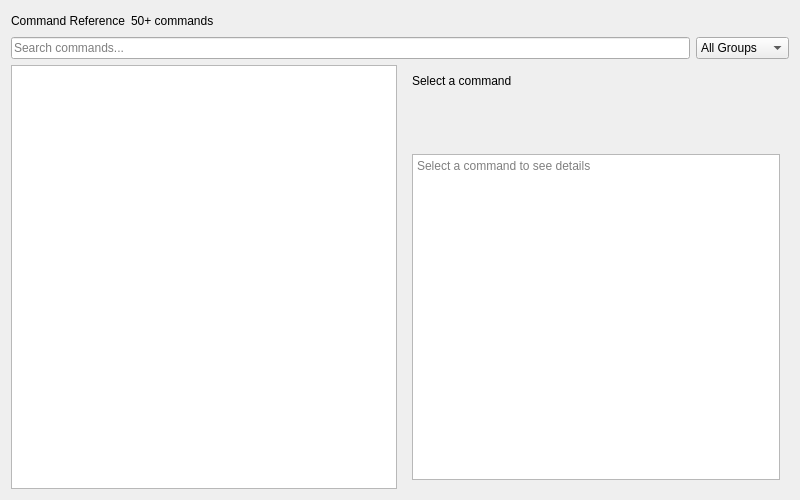
<?xml version="1.0" encoding="UTF-8"?>
<ui version="4.0">
 <class>CheatSheetPanel</class>
 <widget class="QWidget" name="CheatSheetPanel">
  <property name="geometry">
   <rect>
    <x>0</x>
    <y>0</y>
    <width>800</width>
    <height>500</height>
   </rect>
  </property>
  <layout class="QVBoxLayout" name="cheatsheetLayout">
   <property name="leftMargin">16</property>
   <property name="topMargin">12</property>
   <property name="rightMargin">16</property>
   <property name="bottomMargin">12</property>
   <property name="spacing">8</property>
   <item>
    <layout class="QHBoxLayout" name="cheatsheetHeader">
     <item>
      <widget class="QLabel" name="title">
       <property name="text">
        <string>Command Reference</string>
       </property>
      </widget>
     </item>
     <item>
      <widget class="QLabel" name="badge">
       <property name="text">
        <string>50+ commands</string>
       </property>
      </widget>
     </item>
     <item>
      <spacer name="headerSpacer">
       <property name="orientation">
        <enum>Qt::Horizontal</enum>
       </property>
       <property name="sizeHint" stdset="0">
        <size>
         <width>40</width>
         <height>20</height>
        </size>
       </property>
      </spacer>
     </item>
    </layout>
   </item>
   <item>
    <layout class="QHBoxLayout" name="filterLayout">
     <item>
      <widget class="QLineEdit" name="m_searchInput">
       <property name="placeholderText">
        <string>Search commands...</string>
       </property>
      </widget>
     </item>
     <item>
      <widget class="QComboBox" name="m_groupFilter">
       <item>
        <property name="text">
         <string>All Groups</string>
        </property>
       </item>
       <item>
        <property name="text">
         <string>Connection</string>
        </property>
       </item>
       <item>
        <property name="text">
         <string>Strings</string>
        </property>
       </item>
       <item>
        <property name="text">
         <string>Lists</string>
        </property>
       </item>
       <item>
        <property name="text">
         <string>Sets</string>
        </property>
       </item>
       <item>
        <property name="text">
         <string>Hashes</string>
        </property>
       </item>
       <item>
        <property name="text">
         <string>Sorted Sets</string>
        </property>
       </item>
       <item>
        <property name="text">
         <string>Generic</string>
        </property>
       </item>
       <item>
        <property name="text">
         <string>Server</string>
        </property>
       </item>
      </widget>
     </item>
    </layout>
   </item>
   <item>
    <layout class="QHBoxLayout" name="contentLayout">
     <item>
      <widget class="QTreeWidget" name="m_commandTree">
       <property name="headerHidden">
        <bool>true</bool>
       </property>
       <column>
        <property name="text">
         <string notr="true">1</string>
        </property>
       </column>
      </widget>
     </item>
     <item>
      <widget class="QWidget" name="m_detailPanel" native="true">
       <layout class="QVBoxLayout" name="detailLayout">
        <property name="leftMargin">12</property>
        <property name="topMargin">12</property>
        <property name="rightMargin">12</property>
        <property name="bottomMargin">12</property>
        <property name="spacing">8</property>
        <item>
         <widget class="QLabel" name="m_detailName">
          <property name="text">
           <string>Select a command</string>
          </property>
         </widget>
        </item>
        <item>
         <widget class="QLabel" name="m_detailSummary">
          <property name="text"/>
          <property name="wordWrap">
           <bool>true</bool>
          </property>
         </widget>
        </item>
        <item>
         <widget class="QLabel" name="m_detailSyntax">
          <property name="text"/>
          <property name="textInteractionFlags">
           <set>Qt::TextSelectableByMouse</set>
          </property>
          <property name="wordWrap">
           <bool>true</bool>
          </property>
         </widget>
        </item>
        <item>
         <widget class="QLabel" name="m_detailGroup">
          <property name="text"/>
         </widget>
        </item>
        <item>
         <widget class="QTextEdit" name="m_detailDesc">
          <property name="readOnly">
           <bool>true</bool>
          </property>
          <property name="placeholderText">
           <string>Select a command to see details</string>
          </property>
         </widget>
        </item>
       </layout>
      </widget>
     </item>
    </layout>
   </item>
  </layout>
 </widget>
 <resources/>
 <connections/>
</ui>
